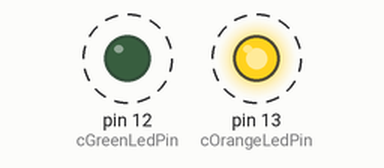
A sketch run on a simulated Arduino Uno, built with avr-gcc and run on an emulated ATmega328P. On the bench: output pins drawn as LEDs (lit = HIGH). Dashed ring = blinking.

Above: at 0.12 s.
Timing chart, 0 to 3.2 s (numbered marks = the images above):
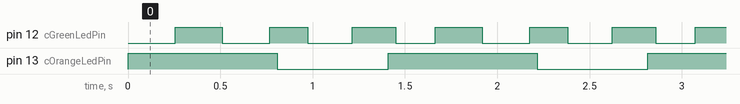

The sketch:

blink10.ino
```cpp
#include "EventLoop.hpp"

const uint8_t cOrangeLedPin = 13;
const uint8_t cGreenLedPin = 12;

void orangeOnEvent();
void orangeOffEvent();
void greenToggleEvent();

void setup() {
  pinMode(cOrangeLedPin, OUTPUT);
  pinMode(cGreenLedPin, OUTPUT);
  EventLoop::initialize();
  orangeOnEvent();
  greenToggleEvent();
}

void orangeOnEvent() {
  digitalWrite(cOrangeLedPin, HIGH);
  EventLoop::addDelayedEvent(&orangeOffEvent, 800);
}

void orangeOffEvent() {
  digitalWrite(cOrangeLedPin, LOW);
  EventLoop::addDelayedEvent(&orangeOnEvent, 600);
}

void greenToggleEvent() {
  static bool isHigh = false;
  digitalWrite(cGreenLedPin, (isHigh ? HIGH : LOW));
  isHigh = !isHigh;
  EventLoop::addDelayedEvent(&greenToggleEvent, 200);
}

void loop() {
  EventLoop::loop();
}
```

Event.cpp
```cpp
#include "Event.hpp"

Event::Event()
  : _call(nullptr), _next(0)
{
}

Event::Event(Function call, uint32_t next)
  : _call(call), _next(next)
{
}

bool Event::isValid() const
{
  return _call != nullptr;
}

bool Event::isReady(uint32_t currentTime) const
{
  const auto delta = static_cast<int32_t>(_next - currentTime);
  return delta <= 0;
}

Event::Function Event::getCall() const
{
  return _call;
}

void Event::clear()
{
  _call = nullptr;
}
```

Event.hpp
```cpp
#pragma once

#include <Arduino.h>

class Event
{
public:
  typedef void (*Function)();
public:
  Event();
  Event(Function call, uint32_t next);
  Event(const Event&) = default;
  Event& operator=(const Event&) = default;
public:
  bool isValid() const;
  bool isReady(uint32_t currentTime) const;
  Function getCall() const;
  void clear();
private:
  Function _call;
  uint32_t _next;
};
```

EventLoop.cpp
```cpp
#include "EventLoop.hpp"

#include "Event.hpp"

namespace EventLoop {

const uint8_t cEventStackSize = 8;

uint32_t gCurrentTime = 0;
Event gEvents[cEventStackSize];

void initialize()
{
  gCurrentTime = millis();
}

void addEvent(const Event &newEvent)
{
  for (auto &event : gEvents) {
    if (!event.isValid()) {
      event = newEvent;
      break;
    }
  }
}

void addDelayedEvent(Function call, uint32_t delay)
{
  addEvent(Event(call, gCurrentTime + delay));
}

void processEvents()
{
  for (auto &event : gEvents) {
    if (event.isValid() && event.isReady(gCurrentTime)) {
      const auto call = event.getCall();
      event.clear();
      call();
    }
  }
}

void loop()
{
  const auto currentTime = millis();
  if (gCurrentTime != currentTime) {
    gCurrentTime = currentTime;
    processEvents();
  }
}


}
```

EventLoop.hpp
```cpp
#pragma once

#include "Event.hpp"

namespace EventLoop {

typedef void (*Function)();

void initialize();
void addDelayedEvent(Function call, uint32_t delay);
void loop();

}
```

Measured:
- by itself, pin 12 (cGreenLedPin): alternates HIGH for 0.23 s and LOW for 0.24 s
- by itself, pin 13 (cOrangeLedPin): alternates HIGH for 0.81 s and LOW for 0.60 s
- by itself, everything shown: repeats every 1.4 s, in 8 steps
